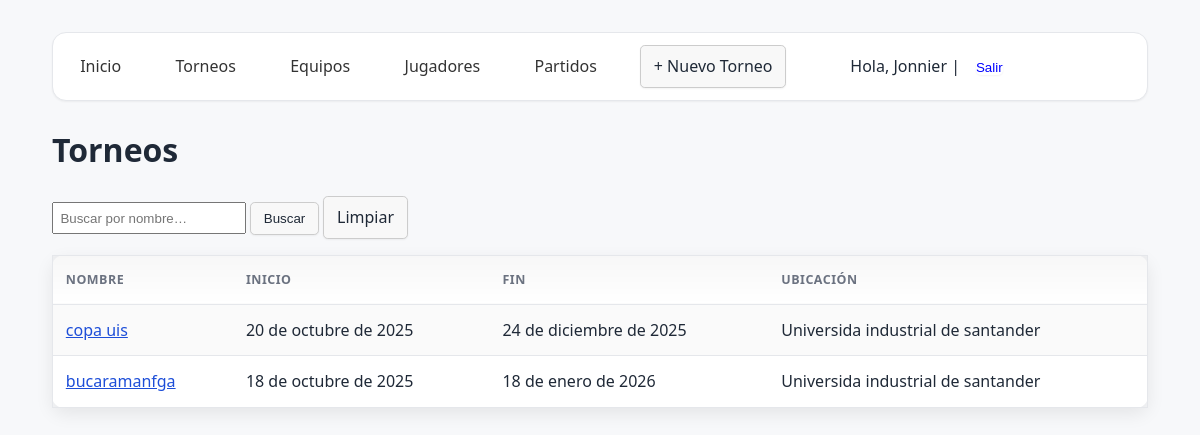
/torneos/ (signed in), run on the app's committed database.
### core/models.py (models this page shows, shortened)
class Torneo(models.Model):
    nombre = models.CharField(max_length=150, unique=True)
    fecha_inicio = models.DateField()
    fecha_fin = models.DateField(null=True, blank=True)
    ubicacion = models.CharField(max_length=150, blank=True)
    descripcion = models.TextField(blank=True)
    class Meta:
        ordering = ["-fecha_inicio", "nombre"]

### core/views.py (the view)
# urls.py: path('torneos/', views.torneos_list, name='torneos_list'),
@login_required
def torneos_list(request):
    q = request.GET.get("q", "")
    torneos = Torneo.objects.all()
    if q:
        torneos = torneos.filter(nombre__icontains=q)
    return render(request, "core/torneos_list.html", {"torneos": torneos, "q": q})

### templates/core/torneos_list.html (shortened to what this page needs)
{% extends "base.html" %}
{% block content %}
  <h1>Torneos</h1>
  <form method="get" style="margin: 1rem 0;">
    <input type="search" name="q" value="{{ q }}" placeholder="Buscar por nombre…" />
    <button type="submit" class="btn">Buscar</button>
    <a href="{% url 'torneos_list' %}" class="btn">Limpiar</a>
  </form>
  {% if torneos %}
    <table class="table-wrap">
      <thead>
        <tr>
          <th>Nombre</th>
          <th>Inicio</th>
          <th>Fin</th>
          <th>Ubicación</th>
        </tr>
      </thead>
      <tbody>
        {% for t in torneos %}
          <tr>
            <td><a href="{% url 'torneo_detail' t.pk %}">{{ t.nombre }}</a></td>
            <td>{{ t.fecha_inicio }}</td>
            <td>{{ t.fecha_fin|default:"—" }}</td>
            <td>{{ t.ubicacion|default:"—" }}</td>
          </tr>
        {% endfor %}
      </tbody>
    </table>
  {% else %}
    <p>No hay torneos aún. <a href="{% url 'torneo_create' %}">Crea el primero</a>.</p>
  {% endif %}
{% endblock %}

### templates/base.html (shortened to what this page needs)
<!DOCTYPE html>
<html lang="es">
<head>
  {% load static %}
  <link rel="stylesheet" href="{% static 'css/styles.css' %}">
</head>
<body>
  <nav>
    <a href="{% url 'home' %}">Inicio</a>
    <a href="{% url 'torneos_list' %}">Torneos</a>
    <a href="{% url 'equipos_list' %}">Equipos</a>
    <a href="{% url 'jugadores_list' %}">Jugadores</a>
    <a href="{% url 'partidos_list' %}">Partidos</a>
    <a class="btn" href="{% url 'torneo_create' %}">+ Nuevo Torneo</a>
    {% if user.is_authenticated %}
      Hola, {{ user.username }} |
      <form action="{% url 'logout' %}" method="post" style="display:inline;">
        <button type="submit" class="btn" style="background:none; border:none; padding:0; color:#00f; cursor:pointer;">Salir</button>
      </form>
    {% else %}
      <a href="{% url 'login' %}">Iniciar sesión</a>
    {% endif %}
  </nav>
  <main>
    {% block content %}{% endblock %}
  </main>
</body>
</html>

### static/css/styles.css (style rules this page uses)
:root { --bg: #f7f8fa; --card: #ffffff; --text: #1f2937; --muted: #6b7280; --primary: #2563eb; --primary-600: #1d4ed8; --primary-700: #1e40af; --border: #e5e7eb; --ring: rgba(37, 99, 235, 0.25); --success: #16a34a; --warning: #f59e0b; --danger: #dc2626; --radius: 12px; --shadow-sm: 0 1px 2px rgba(0,0,0,.05); --shadow-md: 0 6px 18px rgba(0,0,0,.08); --font-sans: ui-sans-serif, system-ui, -apple-system, "Segoe UI", Roboto, "Helvetica Neue", Arial, "Apple Color Emoji", "Segoe UI Emoji"; }
* { box-sizing: border-box; }
html, body { height: 100%; }
body { margin: 0; padding: 0 1.25rem 2rem; background: var(--bg); color: var(--text); font-family: var(--font-sans); line-height: 1.55; }
main { max-width: 1100px; margin: 1.2rem auto 0; }
nav { position: sticky; top: 0; z-index: 50; background: var(--card); border: 1px solid var(--border); border-radius: calc(var(--radius) + 2px); box-shadow: var(--shadow-sm); padding: .75rem 1rem; margin: 1rem auto 1.25rem; max-width: 1100px; display: flex; align-items: center; flex-wrap: wrap; gap: .6rem 1rem; }
nav a { text-decoration: none; color: var(--text); padding: .45rem .7rem; border-radius: 8px; transition: background .2s ease, color .2s ease, transform .08s ease; }
.btn { display: inline-flex; align-items: center; gap: .4rem; padding: .55rem .85rem; border-radius: 10px; border: 1px solid var(--border); background: var(--card); color: var(--text); text-decoration: none; cursor: pointer; box-shadow: var(--shadow-sm); transition: background .2s ease, border-color .2s ease, transform .08s ease; }
.table-wrap { overflow: auto; background: var(--card); border: 1px solid var(--border); border-radius: var(--radius); box-shadow: var(--shadow-md); }
table { width: 100%; border-collapse: collapse; min-width: 700px; }
thead th { position: sticky; top: 0; background: linear-gradient(180deg, rgba(0,0,0,.03), transparent); color: var(--muted); font-weight: 600; text-transform: uppercase; letter-spacing: .04em; font-size: .78rem; padding: .9rem .8rem; border-bottom: 1px solid var(--border); }
tbody td { padding: .8rem .8rem; border-bottom: 1px solid var(--border); vertical-align: middle; }
tbody tr:nth-child(odd) { background: rgba(0,0,0,.02); }
a { color: var(--primary-600); }

### templates/base.html (style rules this page uses)
body { font-family: system-ui, sans-serif; margin: 2rem; }
nav { margin-bottom: 1.5rem; }
nav a { margin-right: 1rem; text-decoration: none; color: #333; }
table { border-collapse: collapse; width: 100%; margin-top: 1rem; }
th, td { padding: .5rem; border-bottom: 1px solid #ddd; text-align: left; }
input[type="search"] { padding: .4rem; }
.btn { display: inline-block; padding: .5rem .8rem; border: 1px solid #ccc; border-radius: .3rem; text-decoration: none; background-color: #f8f8f8; cursor: pointer; }

### data on the page
Torneo: nombre "copa uis", fecha_inicio "20 de octubre de 2025", fecha_fin "24 de diciembre de 2025", ubicacion "Universida industrial de santander"
Torneo: nombre "bucaramanfga", fecha_inicio "18 de octubre de 2025", fecha_fin "18 de enero de 2026", ubicacion "Universida industrial de santander"

### other printed values
{{ user.username }} "Jonnier"
